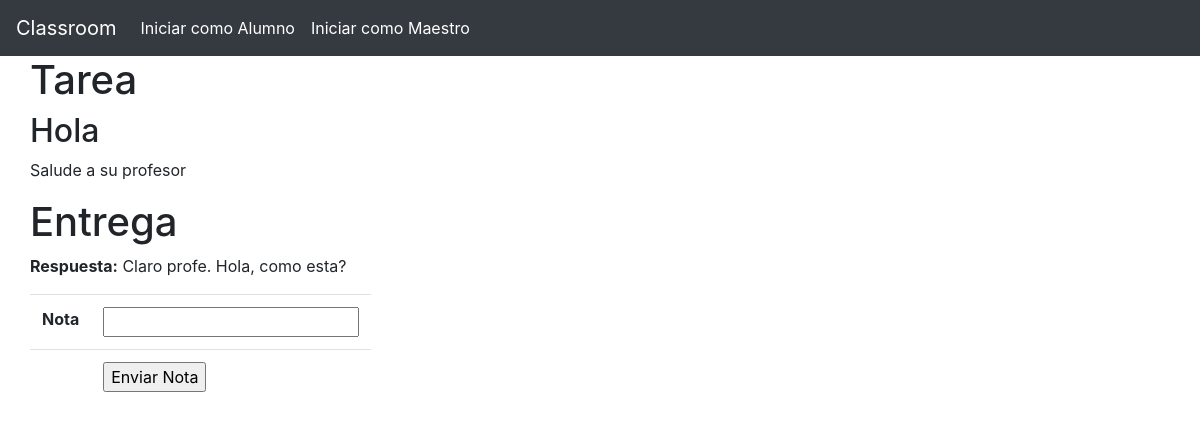
/calificar/1 (signed in), run on the app's committed database.
### app.py (models this page shows)
class Tareas(db.Model):
    Id                = db.Column(db.Integer, primary_key=True)
    IdClase           = db.Column(db.Integer, db.ForeignKey('clases.Id'), nullable=False)
    Titulo            = db.Column(db.String(30), nullable=False)
    Descripcion       = db.Column(db.String(120), nullable=False)
    PathAdjuntos      = db.Column(db.String(50), nullable=False)
    entregas          = db.relationship("Entregas", backref="tareasEntregadas")

class Entregas(db.Model):
    Id                = db.Column(db.Integer, primary_key=True)
    IdTarea           = db.Column(db.Integer, db.ForeignKey('tareas.Id'), nullable=False)
    IdAlumno          = db.Column(db.Integer, db.ForeignKey('alumno.Id'), nullable=False)
    PathAdjuntos      = db.Column(db.String(50), nullable=False)
    Respuesta         = db.Column(db.String(300), nullable=False)
    Calificado        = db.Column(db.Boolean, nullable=False)
    Nota              = db.Column(db.Integer, nullable=False)

### app.py (the view)
@app.route("/calificar/<int:idEntrega>", methods=["GET", "POST"])
def calificarTareas(idEntrega):
    if not "type" in session:
        flash("Cuidado mano, que tengo tu ip")
        return redirect("/")
    if session["type"] != "Admin" and session["type"] != "Profe":
        flash("Cuidado mano, que tengo tu ip")
        return redirect("/")
    if request.method == "POST":
        nota = request.form.get("nota")
        entrega = Entregas.query.get(idEntrega)
        if entrega:
            entrega.Nota = nota
            entrega.Calificado = True
            db.session.commit()
        else:
            flash("Id de tarea incorrecto")
        return redirect("/calificar")
    else:
        entrega = Entregas.query.get(idEntrega)
        tarea = Tareas.query.get(entrega.IdTarea)
        return render_template("calificarTarea.html", entrega=entrega, tarea=tarea)
    return f"Calificar {idTarea}"

### templates/calificarTarea.html (shortened to what this page needs)
{% extends "base.html" %}
{% block contenido %}
{% if tarea and entrega %}
    <div class="row">
        <h1>Tarea</h1>
    </div>
    <div class="row">
        <h2>{{ tarea.Titulo }}</h2>
    </div>
    <div class="row">
        <p>
             {{ tarea.Descripcion }}
        </p>
    </div>
    <div class="row">
        <br>
        <h1>Entrega</h1>
    </div>
    <div class="row">
        <p><strong>Respuesta:</strong> {{ entrega.Respuesta }}</p>
    </div>
    <div class="row">
        <form action="/calificar/{{ entrega.Id }}" method="POST">
            <table class="table">
                <tr>
                    <th>Nota</th>
                    <th><input type="number" name="nota" required></th>
                </tr>
                <tr>
                    <th></th>
                    <th><input type="submit" value="Enviar Nota"></th>
                </tr>
            </table>
        </form>
    </div>
{% else %}
    <h1>Sea lo que estes haciendo, para amigo. Recuerda que se quien eres. Deja de hacer cosas que no te tocan</h1>
{% endif %}
{% endblock %}

### data on the page
Tareas: Titulo "Hola", Descripcion "Salude a su profesor"
Entregas: Respuesta "Claro profe. Hola, como esta?"
